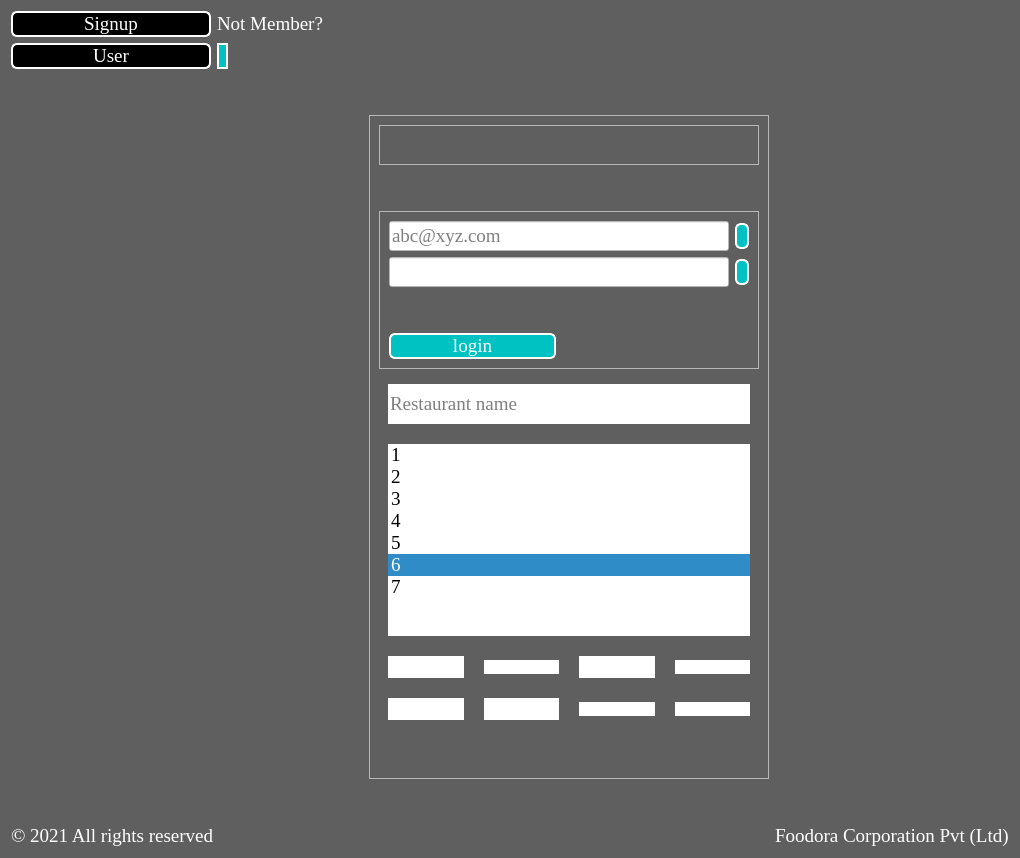
      <widget class="QWidget" name="login_page">
       <property name="styleSheet">
        <string notr="true">background-color: rgb(95, 95, 95);</string>
       </property>
       <layout class="QGridLayout" name="gridLayout_3">
        <item row="11" column="2">
         <widget class="QFrame" name="frame">
          <property name="minimumSize">
           <size>
            <width>400</width>
            <height>0</height>
           </size>
          </property>
          <property name="maximumSize">
           <size>
            <width>400</width>
            <height>16777215</height>
           </size>
          </property>
          <property name="styleSheet">
           <string notr="true">background:none;</string>
          </property>
          <property name="frameShape">
           <enum>QFrame::StyledPanel</enum>
          </property>
          <property name="frameShadow">
           <enum>QFrame::Raised</enum>
          </property>
          <layout class="QGridLayout" name="gridLayout_9">
           <item row="3" column="0">
            <widget class="QFrame" name="frame_4">
             <property name="styleSheet">
              <string notr="true">background:none;</string>
             </property>
             <property name="frameShape">
              <enum>QFrame::StyledPanel</enum>
             </property>
             <property name="frameShadow">
              <enum>QFrame::Raised</enum>
             </property>
             <layout class="QGridLayout" name="gridLayout_4">
              <item row="2" column="1" colspan="2">
               <widget class="QLineEdit" name="lineEdit_2">
                <property name="sizePolicy">
                 <sizepolicy hsizetype="Expanding" vsizetype="Fixed">
                  <horstretch>0</horstretch>
                  <verstretch>0</verstretch>
                 </sizepolicy>
                </property>
                <property name="font">
                 <font>
                  <family>Times New Roman</family>
                  <pointsize>14</pointsize>
                  <weight>50</weight>
                  <bold>false</bold>
                 </font>
                </property>
                <property name="styleSheet">
                 <string notr="true">background-color: rgb(255,255,255);</string>
                </property>
                <property name="echoMode">
                 <enum>QLineEdit::Password</enum>
                </property>
                <property name="cursorMoveStyle">
                 <enum>Qt::VisualMoveStyle</enum>
                </property>
               </widget>
              </item>
              <item row="2" column="3">
               <widget class="QLabel" name="label_3">
                <property name="sizePolicy">
                 <sizepolicy hsizetype="Fixed" vsizetype="Fixed">
                  <horstretch>0</horstretch>
                  <verstretch>0</verstretch>
                 </sizepolicy>
                </property>
                <property name="font">
                 <font>
                  <family>Times New Roman</family>
                  <pointsize>14</pointsize>
                  <weight>50</weight>
                  <bold>false</bold>
                 </font>
                </property>
                <property name="layoutDirection">
                 <enum>Qt::LeftToRight</enum>
                </property>
                <property name="styleSheet">
                 <string notr="true">background-color: rgb(255, 255, 255);
border-radius:4px;
color: rgb(255, 255, 255);
background-color: rgb(0, 194, 194);
border-radius:6px;
border:2px solid #ffffff;</string>
                </property>
                <property name="text">
                 <string/>
                </property>
                <property name="pixmap">
                 <pixmap resource="images.qrc">:/bg/images/password.png</pixmap>
                </property>
                <property name="scaledContents">
                 <bool>false</bool>
                </property>
                <property name="alignment">
                 <set>Qt::AlignRight|Qt::AlignTrailing|Qt::AlignVCenter</set>
                </property>
               </widget>
              </item>
              <item row="1" column="1" colspan="2">
               <widget class="QLineEdit" name="lineEdit">
                <property name="sizePolicy">
                 <sizepolicy hsizetype="Expanding" vsizetype="Fixed">
                  <horstretch>0</horstretch>
                  <verstretch>0</verstretch>
                 </sizepolicy>
                </property>
                <property name="font">
                 <font>
                  <family>Times New Roman</family>
                  <pointsize>14</pointsize>
                  <weight>50</weight>
                  <bold>false</bold>
                 </font>
                </property>
                <property name="styleSheet">
                 <string notr="true">background-color: rgb(255,255,255);</string>
                </property>
                <property name="placeholderText">
                 <string>abc@xyz.com</string>
                </property>
               </widget>
              </item>
              <item row="1" column="3">
               <widget class="QLabel" name="label_2">
                <property name="sizePolicy">
                 <sizepolicy hsizetype="Fixed" vsizetype="Fixed">
                  <horstretch>0</horstretch>
                  <verstretch>0</verstretch>
                 </sizepolicy>
                </property>
                <property name="font">
                 <font>
                  <family>Times New Roman</family>
                  <pointsize>14</pointsize>
                  <weight>50</weight>
                  <bold>false</bold>
                 </font>
                </property>
                <property name="styleSheet">
                 <string notr="true">background-color: rgb(255, 255, 255);
border-radius:4px;
color: rgb(255, 255, 255);
background-color: rgb(0, 194, 194);
border-radius:6px;
border:2px solid #ffffff;</string>
                </property>
                <property name="text">
                 <string/>
                </property>
                <property name="pixmap">
                 <pixmap resource="images.qrc">:/bg/images/email.png</pixmap>
                </property>
                <property name="scaledContents">
                 <bool>false</bool>
                </property>
               </widget>
              </item>
              <item row="5" column="1">
               <widget class="QPushButton" name="pushButton">
                <property name="sizePolicy">
                 <sizepolicy hsizetype="Preferred" vsizetype="Fixed">
                  <horstretch>0</horstretch>
                  <verstretch>0</verstretch>
                 </sizepolicy>
                </property>
                <property name="font">
                 <font>
                  <family>Times New Roman</family>
                  <pointsize>14</pointsize>
                  <weight>50</weight>
                  <bold>false</bold>
                 </font>
                </property>
                <property name="styleSheet">
                 <string notr="true">color: rgb(255, 255, 255);
background-color: rgb(0, 194, 194);
border-radius:6px;
 border:2px solid #ffffff;</string>
                </property>
                <property name="text">
                 <string>login</string>
                </property>
               </widget>
              </item>
              <item row="4" column="2">
               <spacer name="verticalSpacer_15">
                <property name="orientation">
                 <enum>Qt::Vertical</enum>
                </property>
                <property name="sizeHint" stdset="0">
                 <size>
                  <width>20</width>
                  <height>40</height>
                 </size>
                </property>
               </spacer>
              </item>
             </layout>
             <zorder>lineEdit</zorder>
             <zorder>label_3</zorder>
             <zorder>label_2</zorder>
             <zorder>pushButton</zorder>
             <zorder>lineEdit_2</zorder>
            </widget>
           </item>
           <item row="1" column="0">
            <widget class="QFrame" name="frame_10">
             <property name="minimumSize">
              <size>
               <width>0</width>
               <height>36</height>
              </size>
             </property>
             <property name="frameShape">
              <enum>QFrame::StyledPanel</enum>
             </property>
             <property name="frameShadow">
              <enum>QFrame::Raised</enum>
             </property>
             <layout class="QHBoxLayout" name="horizontalLayout_3">
              <item>
               <spacer name="horizontalSpacer_11">
                <property name="orientation">
                 <enum>Qt::Horizontal</enum>
                </property>
                <property name="sizeHint" stdset="0">
                 <size>
                  <width>40</width>
                  <height>20</height>
                 </size>
                </property>
               </spacer>
              </item>
              <item>
               <widget class="QLabel" name="label_16">
                <property name="layoutDirection">
                 <enum>Qt::LeftToRight</enum>
                </property>
                <property name="text">
                 <string/>
                </property>
                <property name="pixmap">
                 <pixmap resource="images.qrc">:/bg/images/logo.png</pixmap>
                </property>
                <property name="scaledContents">
                 <bool>true</bool>
                </property>
                <property name="alignment">
                 <set>Qt::AlignCenter</set>
                </property>
               </widget>
              </item>
              <item>
               <spacer name="horizontalSpacer_10">
                <property name="orientation">
                 <enum>Qt::Horizontal</enum>
                </property>
                <property name="sizeHint" stdset="0">
                 <size>
                  <width>40</width>
                  <height>20</height>
                 </size>
                </property>
               </spacer>
              </item>
             </layout>
            </widget>
           </item>
           <item row="5" column="0">
            <spacer name="verticalSpacer_13">
             <property name="orientation">
              <enum>Qt::Vertical</enum>
             </property>
             <property name="sizeHint" stdset="0">
              <size>
               <width>20</width>
               <height>40</height>
              </size>
             </property>
            </spacer>
           </item>
           <item row="2" column="0">
            <spacer name="verticalSpacer_12">
             <property name="orientation">
              <enum>Qt::Vertical</enum>
             </property>
             <property name="sizeHint" stdset="0">
              <size>
               <width>20</width>
               <height>40</height>
              </size>
             </property>
            </spacer>
           </item>
           <item row="4" column="0">
            <widget class="QFrame" name="frame_8">
             <property name="styleSheet">
              <string notr="true">background:None;
border:none;</string>
             </property>
             <property name="frameShape">
              <enum>QFrame::StyledPanel</enum>
             </property>
             <property name="frameShadow">
              <enum>QFrame::Sunken</enum>
             </property>
             <layout class="QGridLayout" name="gridLayout_2">
              <property name="spacing">
               <number>20</number>
              </property>
              <item row="17" column="2">
               <widget class="QPushButton" name="pushButton_6">
                <property name="maximumSize">
                 <size>
                  <width>250</width>
                  <height>16777215</height>
                 </size>
                </property>
                <property name="font">
                 <font>
                  <family>Times New Roman</family>
                  <pointsize>14</pointsize>
                  <weight>50</weight>
                  <bold>false</bold>
                 </font>
                </property>
                <property name="styleSheet">
                 <string notr="true">background-color: rgb(255, 255, 255);
 border-radius:16px;</string>
                </property>
                <property name="text">
                 <string/>
                </property>
                <property name="icon">
                 <iconset resource="images.qrc">
                  <normaloff>:/bg/images/find.png</normaloff>:/bg/images/find.png</iconset>
                </property>
                <property name="iconSize">
                 <size>
                  <width>100</width>
                  <height>100</height>
                 </size>
                </property>
               </widget>
              </item>
              <item row="17" column="1">
               <widget class="QPushButton" name="pushButton_15">
                <property name="styleSheet">
                 <string notr="true">background-color: rgb(255, 255, 255);
 border-radius:16px;</string>
                </property>
                <property name="text">
                 <string/>
                </property>
                <property name="icon">
                 <iconset resource="images.qrc">
                  <normaloff>:/bg/images/food-menu.png</normaloff>:/bg/images/food-menu.png</iconset>
                </property>
                <property name="iconSize">
                 <size>
                  <width>100</width>
                  <height>100</height>
                 </size>
                </property>
               </widget>
              </item>
              <item row="19" column="1">
               <widget class="QPushButton" name="pushButton_10">
                <property name="maximumSize">
                 <size>
                  <width>16777215</width>
                  <height>16777210</height>
                 </size>
                </property>
                <property name="font">
                 <font>
                  <family>Times New Roman</family>
                  <pointsize>14</pointsize>
                 </font>
                </property>
                <property name="styleSheet">
                 <string notr="true">background-color: rgb(255, 255, 255);
 border-radius:16px;</string>
                </property>
                <property name="icon">
                 <iconset resource="images.qrc">
                  <normaloff>:/bg/images/log out.png</normaloff>:/bg/images/log out.png</iconset>
                </property>
                <property name="iconSize">
                 <size>
                  <width>100</width>
                  <height>100</height>
                 </size>
                </property>
               </widget>
              </item>
              <item row="17" column="0">
               <widget class="QPushButton" name="pushButton_8">
                <property name="font">
                 <font>
                  <family>Times New Roman</family>
                  <pointsize>14</pointsize>
                 </font>
                </property>
                <property name="styleSheet">
                 <string notr="true">background-color: rgb(255, 255, 255);
 border-radius:16px;</string>
                </property>
                <property name="icon">
                 <iconset resource="images.qrc">
                  <normaloff>:/bg/images/favourite.png</normaloff>:/bg/images/favourite.png</iconset>
                </property>
                <property name="iconSize">
                 <size>
                  <width>100</width>
                  <height>100</height>
                 </size>
                </property>
               </widget>
              </item>
              <item row="19" column="2">
               <widget class="QPushButton" name="pushButton_13">
                <property name="styleSheet">
                 <string notr="true">background-color: rgb(255, 255, 255);
 border-radius:16px;</string>
                </property>
                <property name="text">
                 <string/>
                </property>
                <property name="icon">
                 <iconset resource="images.qrc">
                  <normaloff>:/bg/images/customer-support.png</normaloff>:/bg/images/customer-support.png</iconset>
                </property>
                <property name="iconSize">
                 <size>
                  <width>100</width>
                  <height>100</height>
                 </size>
                </property>
               </widget>
              </item>
              <item row="19" column="0">
               <widget class="QPushButton" name="pushButton_7">
                <property name="maximumSize">
                 <size>
                  <width>250</width>
                  <height>16777215</height>
                 </size>
                </property>
                <property name="font">
                 <font>
                  <family>Times New Roman</family>
                  <pointsize>14</pointsize>
                  <weight>50</weight>
                  <bold>false</bold>
                 </font>
                </property>
                <property name="styleSheet">
                 <string notr="true">background-color: rgb(255, 255, 255);
 border-radius:16px;</string>
                </property>
                <property name="text">
                 <string/>
                </property>
                <property name="icon">
                 <iconset resource="images.qrc">
                  <normaloff>:/bg/images/about.png</normaloff>:/bg/images/about.png</iconset>
                </property>
                <property name="iconSize">
                 <size>
                  <width>100</width>
                  <height>100</height>
                 </size>
                </property>
               </widget>
              </item>
              <item row="17" column="3">
               <widget class="QPushButton" name="pushButton_17">
                <property name="styleSheet">
                 <string notr="true">background-color: rgb(255, 255, 255);
 border-radius:16px;</string>
                </property>
                <property name="text">
                 <string/>
                </property>
                <property name="icon">
                 <iconset resource="images.qrc">
                  <normaloff>:/bg/images/queries.png</normaloff>:/bg/images/queries.png</iconset>
                </property>
                <property name="iconSize">
                 <size>
                  <width>100</width>
                  <height>100</height>
                 </size>
                </property>
               </widget>
              </item>
              <item row="4" column="0" colspan="4">
               <layout class="QVBoxLayout" name="verticalLayout_3">
                <item>
                 <widget class="QLineEdit" name="lineEdit_3">
                  <property name="minimumSize">
                   <size>
                    <width>0</width>
                    <height>40</height>
                   </size>
                  </property>
                  <property name="font">
                   <font>
                    <family>Times New Roman</family>
                    <pointsize>14</pointsize>
                   </font>
                  </property>
                  <property name="placeholderText">
                   <string>Restaurant name</string>
                  </property>
                 </widget>
                </item>
                <item>
                 <widget class="QListWidget" name="listWidget_2">
                  <property name="font">
                   <font>
                    <family>Times New Roman</family>
                    <pointsize>14</pointsize>
                   </font>
                  </property>
                  <property name="layoutDirection">
                   <enum>Qt::LeftToRight</enum>
                  </property>
                  <property name="frameShadow">
                   <enum>QFrame::Raised</enum>
                  </property>
                  <property name="sizeAdjustPolicy">
                   <enum>QAbstractScrollArea::AdjustIgnored</enum>
                  </property>
                  <property name="autoScroll">
                   <bool>false</bool>
                  </property>
                  <property name="dragDropMode">
                   <enum>QAbstractItemView::InternalMove</enum>
                  </property>
                  <property name="spacing">
                   <number>5</number>
                  </property>
                  <property name="wordWrap">
                   <bool>false</bool>
                  </property>
                  <property name="selectionRectVisible">
                   <bool>true</bool>
                  </property>
                  <property name="currentRow">
                   <number>5</number>
                  </property>
                  <property name="sortingEnabled">
                   <bool>true</bool>
                  </property>
                  <item>
                   <property name="text">
                    <string>1</string>
                   </property>
                  </item>
                  <item>
                   <property name="text">
                    <string>2</string>
                   </property>
                  </item>
                  <item>
                   <property name="text">
                    <string>3</string>
                   </property>
                  </item>
                  <item>
                   <property name="text">
                    <string>4</string>
                   </property>
                  </item>
                  <item>
                   <property name="text">
                    <string>5</string>
                   </property>
                  </item>
                  <item>
                   <property name="text">
                    <string>6</string>
                   </property>
                  </item>
                  <item>
                   <property name="text">
                    <string>7</string>
                   </property>
                  </item>
                 </widget>
                </item>
               </layout>
              </item>
              <item row="19" column="3">
               <widget class="QPushButton" name="pushButton_18">
                <property name="styleSheet">
                 <string notr="true">background-color: rgb(255, 255, 255);
 border-radius:16px;</string>
                </property>
                <property name="text">
                 <string/>
                </property>
                <property name="icon">
                 <iconset resource="images.qrc">
                  <normaloff>:/bg/images/users_list.png</normaloff>:/bg/images/users_list.png</iconset>
                </property>
                <property name="iconSize">
                 <size>
                  <width>100</width>
                  <height>100</height>
                 </size>
                </property>
               </widget>
              </item>
             </layout>
            </widget>
           </item>
          </layout>
         </widget>
        </item>
        <item row="13" column="0">
         <widget class="QLabel" name="label_20">
          <property name="sizePolicy">
           <sizepolicy hsizetype="Fixed" vsizetype="Fixed">
            <horstretch>0</horstretch>
            <verstretch>0</verstretch>
           </sizepolicy>
          </property>
          <property name="font">
           <font>
            <family>Times New Roman</family>
            <pointsize>14</pointsize>
           </font>
          </property>
          <property name="styleSheet">
           <string notr="true">color:white;</string>
          </property>
          <property name="text">
           <string>© 2021 All rights reserved</string>
          </property>
         </widget>
        </item>
        <item row="7" column="0">
         <layout class="QHBoxLayout" name="horizontalLayout">
          <item>
           <widget class="QPushButton" name="pushButton_2">
            <property name="minimumSize">
             <size>
              <width>200</width>
              <height>0</height>
             </size>
            </property>
            <property name="font">
             <font>
              <family>Times New Roman</family>
              <pointsize>14</pointsize>
              <weight>50</weight>
              <bold>false</bold>
             </font>
            </property>
            <property name="styleSheet">
             <string notr="true">color: rgb(255, 255, 255);
background-color:rgb(0,0,0);
border-radius:6px;
border:2px solid #ffffff;</string>
            </property>
            <property name="text">
             <string>Signup</string>
            </property>
           </widget>
          </item>
          <item>
           <widget class="QLabel" name="label">
            <property name="sizePolicy">
             <sizepolicy hsizetype="Preferred" vsizetype="Preferred">
              <horstretch>0</horstretch>
              <verstretch>0</verstretch>
             </sizepolicy>
            </property>
            <property name="font">
             <font>
              <family>Times New Roman</family>
              <pointsize>14</pointsize>
             </font>
            </property>
            <property name="styleSheet">
             <string notr="true">color: rgb(255, 255, 255);</string>
            </property>
            <property name="text">
             <string>Not Member?</string>
            </property>
            <property name="scaledContents">
             <bool>true</bool>
            </property>
           </widget>
          </item>
          <item>
           <spacer name="horizontalSpacer_7">
            <property name="orientation">
             <enum>Qt::Horizontal</enum>
            </property>
            <property name="sizeHint" stdset="0">
             <size>
              <width>40</width>
              <height>20</height>
             </size>
            </property>
           </spacer>
          </item>
         </layout>
        </item>
        <item row="11" column="4">
         <spacer name="horizontalSpacer_2">
          <property name="orientation">
           <enum>Qt::Horizontal</enum>
          </property>
          <property name="sizeHint" stdset="0">
           <size>
            <width>40</width>
            <height>20</height>
           </size>
          </property>
         </spacer>
        </item>
        <item row="8" column="0">
         <layout class="QHBoxLayout" name="horizontalLayout_4">
          <item>
           <widget class="QPushButton" name="pushButton_12">
            <property name="minimumSize">
             <size>
              <width>200</width>
              <height>0</height>
             </size>
            </property>
            <property name="font">
             <font>
              <family>Times New Roman</family>
              <pointsize>14</pointsize>
             </font>
            </property>
            <property name="styleSheet">
             <string notr="true">color: rgb(255, 255, 255);
background-color:rgb(0,0,0);
border-radius:6px;
border:2px solid #ffffff;</string>
            </property>
            <property name="text">
             <string>User</string>
            </property>
           </widget>
          </item>
          <item>
           <widget class="QLabel" name="label_19">
            <property name="maximumSize">
             <size>
              <width>50</width>
              <height>50</height>
             </size>
            </property>
            <property name="styleSheet">
             <string notr="true">color: rgb(255, 255, 255);
background-color: rgb(0, 194, 194);
border-radius: 50%;
border:2px solid #ffffff;</string>
            </property>
            <property name="text">
             <string/>
            </property>
            <property name="pixmap">
             <pixmap resource="images.qrc">:/bg/images/avatar.jpeg</pixmap>
            </property>
            <property name="scaledContents">
             <bool>true</bool>
            </property>
           </widget>
          </item>
          <item>
           <spacer name="horizontalSpacer_9">
            <property name="orientation">
             <enum>Qt::Horizontal</enum>
            </property>
            <property name="sizeHint" stdset="0">
             <size>
              <width>40</width>
              <height>20</height>
             </size>
            </property>
           </spacer>
          </item>
         </layout>
        </item>
        <item row="11" column="0">
         <spacer name="horizontalSpacer">
          <property name="orientation">
           <enum>Qt::Horizontal</enum>
          </property>
          <property name="sizeHint" stdset="0">
           <size>
            <width>40</width>
            <height>20</height>
           </size>
          </property>
         </spacer>
        </item>
        <item row="12" column="0">
         <spacer name="verticalSpacer_14">
          <property name="orientation">
           <enum>Qt::Vertical</enum>
          </property>
          <property name="sizeHint" stdset="0">
           <size>
            <width>20</width>
            <height>40</height>
           </size>
          </property>
         </spacer>
        </item>
        <item row="10" column="2">
         <spacer name="verticalSpacer_3">
          <property name="orientation">
           <enum>Qt::Vertical</enum>
          </property>
          <property name="sizeHint" stdset="0">
           <size>
            <width>20</width>
            <height>40</height>
           </size>
          </property>
         </spacer>
        </item>
        <item row="13" column="4">
         <widget class="QLabel" name="label_21">
          <property name="font">
           <font>
            <family>Times New Roman</family>
            <pointsize>14</pointsize>
           </font>
          </property>
          <property name="styleSheet">
           <string notr="true">color:white;</string>
          </property>
          <property name="text">
           <string>Foodora Corporation Pvt (Ltd)</string>
          </property>
         </widget>
        </item>
       </layout>
      </widget>
